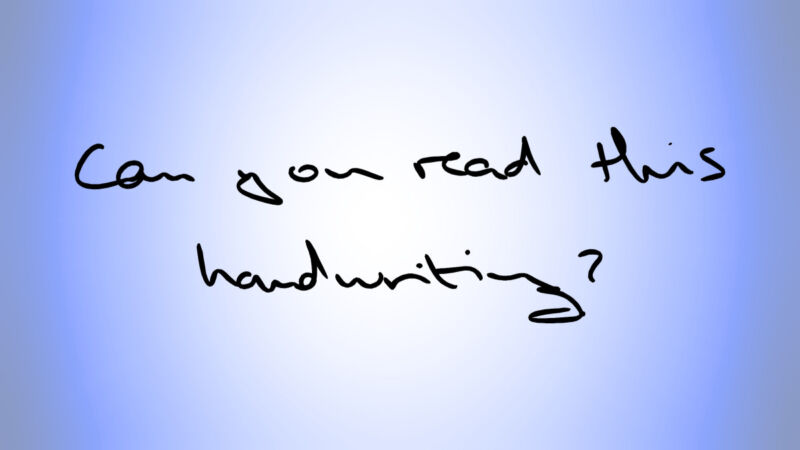
#> input picture data/canyouread.jpg, 800 x 450 px
$ python -i main.py   (imports and definitions only)
#> lines starting #> are read from the running program, lines starting #| are printed output that depends on the picture; after the words box and inside, x2 and y2 are one past the last pixel; in counts of white or black regions, pixels touching at a corner belong together
#> further down, picture is the input picture: shape (450, 800, 3); mean B, G, R 243.3, 202.3, 189.7
from fastapi import FastAPI, UploadFile, File, HTTPException
from fastapi.responses import Response  # Changed from FileResponse
import cv2
import numpy as np
import io

# [1 line not run here, left out]
def smooth_handwriting(image_data: np.ndarray) -> np.ndarray:
    """Enhanced handwriting smoothing pipeline"""
    # Convert to grayscale if needed
    if len(image_data.shape) == 3:
        gray = cv2.cvtColor(image_data, cv2.COLOR_BGR2GRAY)
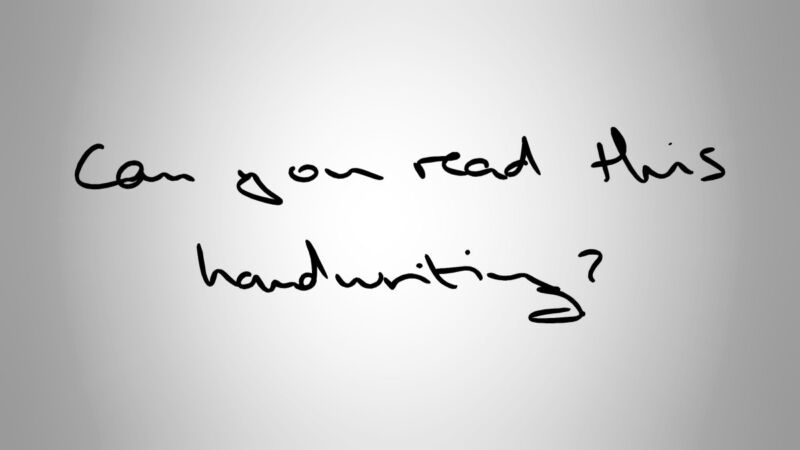
#> gray: shape (450, 800); min 0, max 255, mean 203.2
    else:
        gray = image_data.copy()

    # 1. Noise reduction
    denoised = cv2.fastNlMeansDenoising(gray, h=10, templateWindowSize=7, searchWindowSize=21)

    # 2. Contrast enhancement
    clahe = cv2.createCLAHE(clipLimit=3.0, tileGridSize=(8,8))
    contrast_enhanced = clahe.apply(denoised)
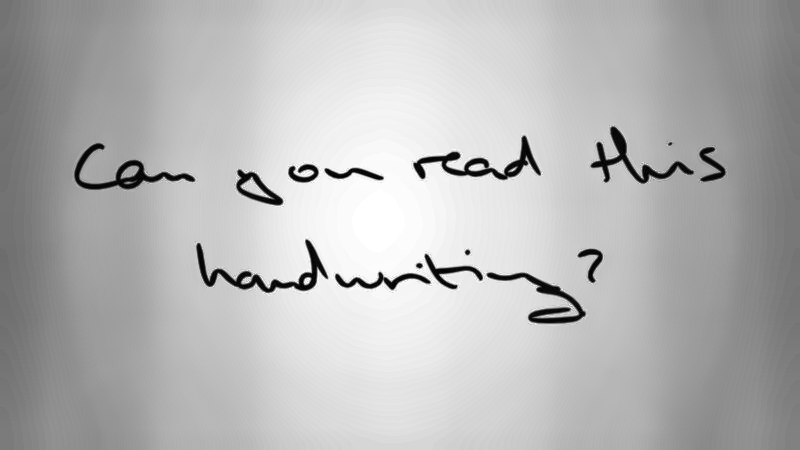
#> contrast_enhanced: shape (450, 800); min 1, max 255, mean 182.3

    # 3. Adaptive thresholding to isolate handwriting
    binary = cv2.adaptiveThreshold(
        contrast_enhanced,
        255,
        cv2.ADAPTIVE_THRESH_GAUSSIAN_C,
        cv2.THRESH_BINARY_INV,
        15,
        5
    )
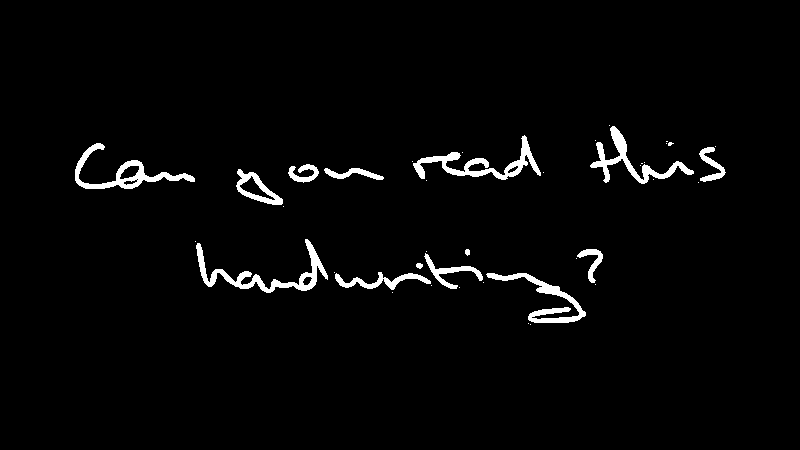
#> binary: shape (450, 800); 2.7% white; 41 white regions (27 under 20 px), largest, box (x1, y1, x2, y2) and area: (196, 239, 328, 293) 1484, (413, 135, 541, 180) 1393, (75, 143, 195, 189) 1254

    # 4. Stroke enhancement
    kernel = cv2.getStructuringElement(cv2.MORPH_ELLIPSE, (2,2))
    smoothed = cv2.morphologyEx(binary, cv2.MORPH_CLOSE, kernel, iterations=2)
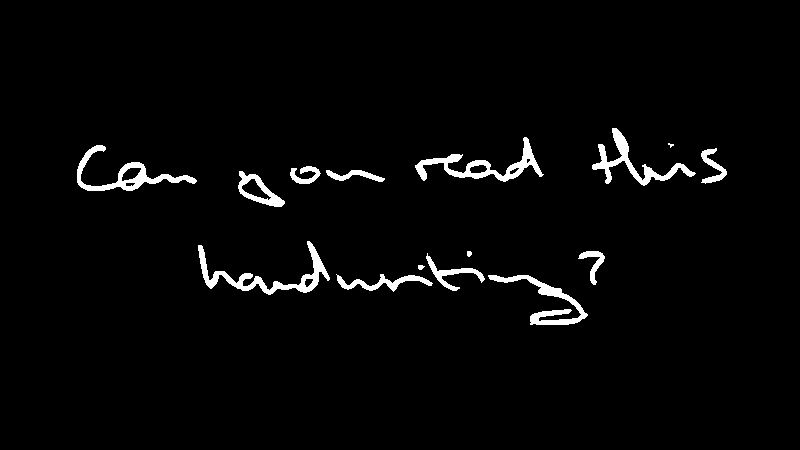
#> smoothed: shape (450, 800); 2.7% white; 15 white regions (1 under 20 px), largest, box (x1, y1, x2, y2) and area: (198, 241, 330, 295) 1504, (415, 137, 544, 182) 1427, (77, 145, 197, 191) 1267

    # 5. Final processing
    _, final = cv2.threshold(smoothed, 0, 255, cv2.THRESH_BINARY_INV + cv2.THRESH_OTSU)

    return final


# [29 lines not run here, left out]

>>> import cv2
>>> picture = cv2.imread('data/canyouread.jpg')
>>> result = smooth_handwriting(picture)

$ run again, on data/smoothed.png
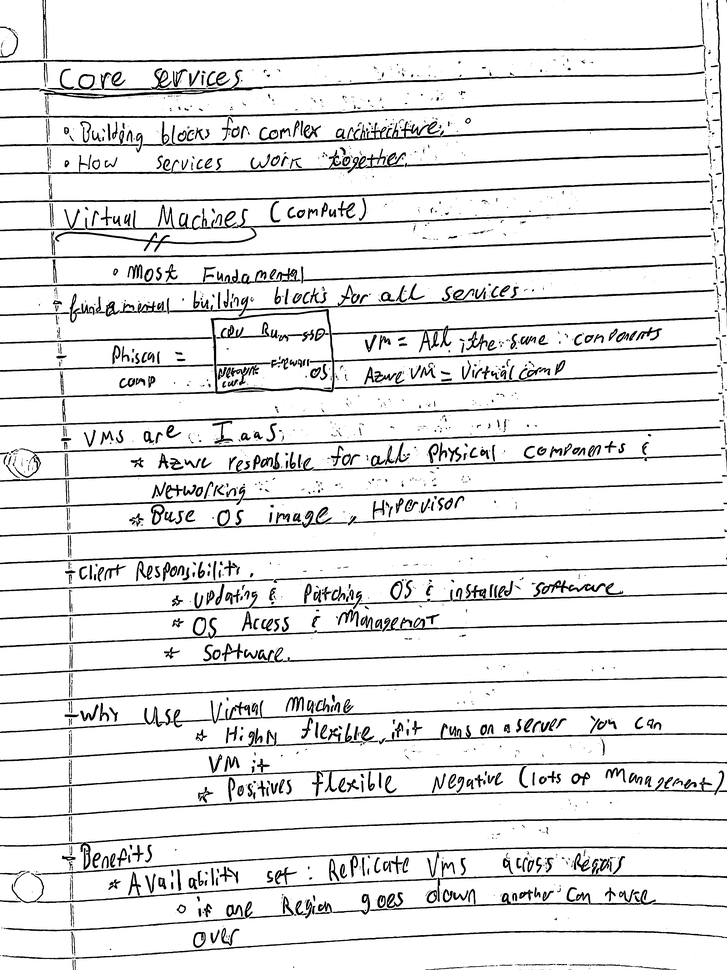
#> input picture data/smoothed.png, 727 x 970 px, shrunk from 3024 x 4032 before the run
#> picture is the input picture: shape (970, 727, 3); min 0, max 255, mean 230.2
#> in smooth_handwriting, `binary = cv2.adaptiveThreshold( contrast_enhanced, 255, cv2.ADAPTIVE_T..`:
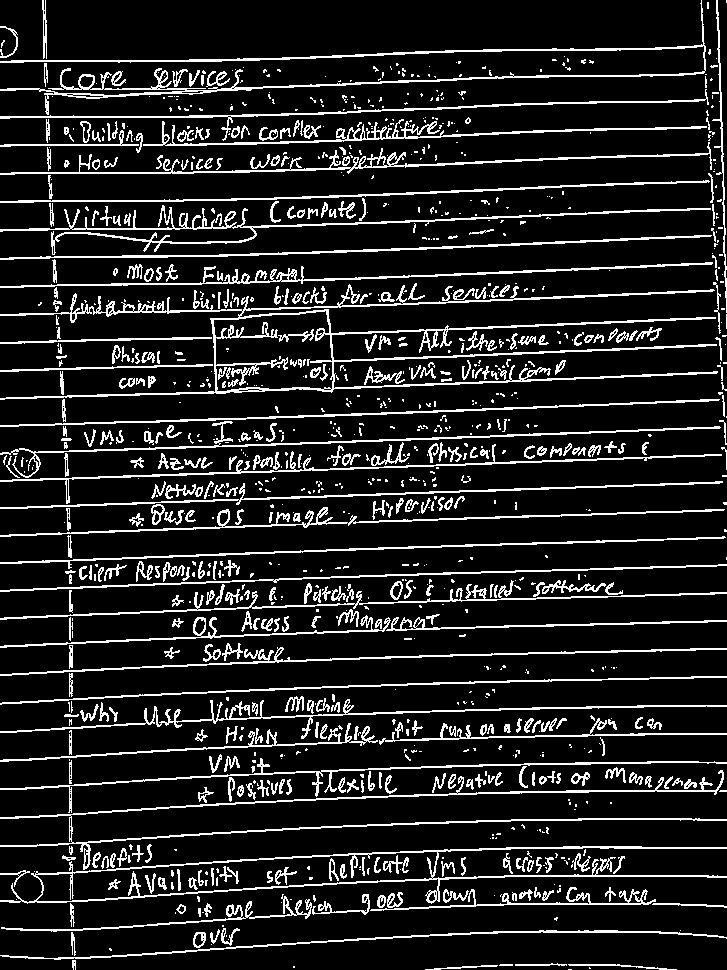
#> binary: shape (970, 727); 12.9% white in thin lines or dots
#> in smooth_handwriting, `smoothed = cv2.morphologyEx(binary, cv2.MORPH_CLOSE, kernel, iteration..`:
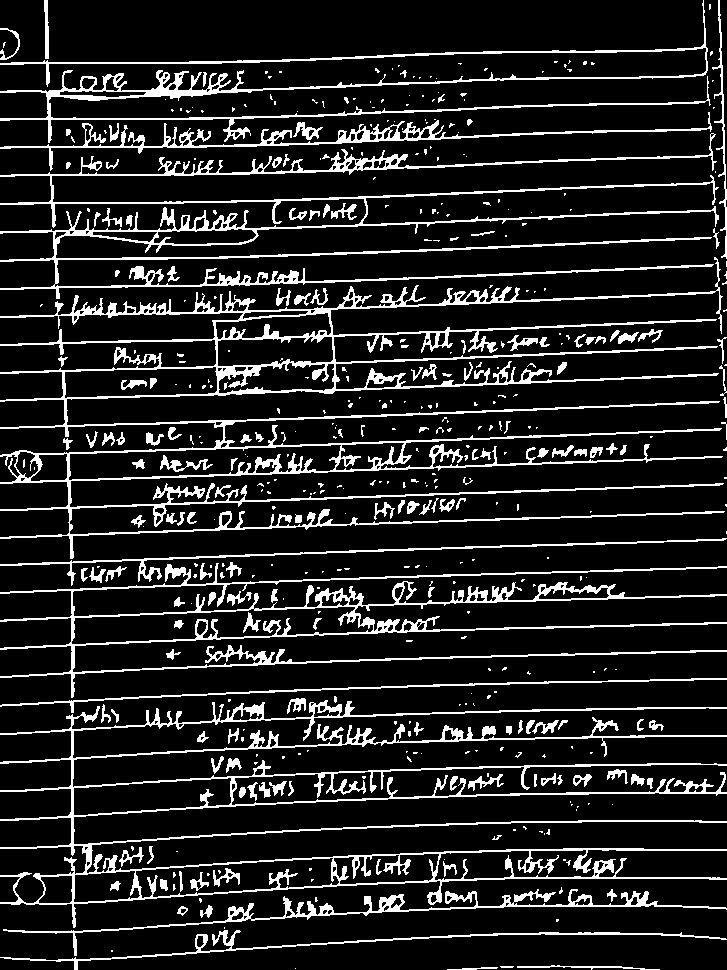
#> smoothed: shape (970, 727); 13.5% white in thin lines or dots
#> final: shape (970, 727); 86.5% white; black in thin lines or dots
